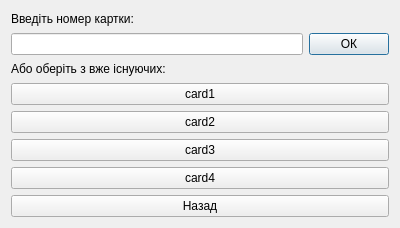
<?xml version="1.0" encoding="UTF-8"?>
<ui version="4.0">
 <class>CardWindow</class>
 <widget class="QDialog" name="CardWindow">
  <property name="geometry">
   <rect>
    <x>0</x>
    <y>0</y>
    <width>400</width>
    <height>228</height>
   </rect>
  </property>
  <property name="windowTitle">
   <string>Dialog</string>
  </property>
  <layout class="QVBoxLayout" name="verticalLayout_2">
   <item>
    <widget class="QLabel" name="enterCardLabel">
     <property name="text">
      <string>Введіть номер картки:</string>
     </property>
    </widget>
   </item>
   <item>
    <layout class="QHBoxLayout" name="horizontalLayout">
     <item>
      <widget class="QLineEdit" name="cardNumEdit"/>
     </item>
     <item>
      <widget class="QPushButton" name="okButton">
       <property name="text">
        <string>ОК</string>
       </property>
      </widget>
     </item>
    </layout>
   </item>
   <item>
    <widget class="QLabel" name="chooseExistingLabel">
     <property name="text">
      <string>Або оберіть з вже існуючих:</string>
     </property>
    </widget>
   </item>
   <item>
    <layout class="QVBoxLayout" name="verticalLayout">
     <item>
      <widget class="QPushButton" name="exCardOneButton">
       <property name="text">
        <string>card1</string>
       </property>
      </widget>
     </item>
     <item>
      <widget class="QPushButton" name="exCardTwoButton">
       <property name="text">
        <string>card2</string>
       </property>
      </widget>
     </item>
     <item>
      <widget class="QPushButton" name="exCardThreeButton">
       <property name="text">
        <string>card3</string>
       </property>
      </widget>
     </item>
     <item>
      <widget class="QPushButton" name="exCardFourButton">
       <property name="text">
        <string>card4</string>
       </property>
      </widget>
     </item>
    </layout>
   </item>
   <item>
    <widget class="QPushButton" name="cancelButton">
     <property name="text">
      <string>Назад</string>
     </property>
    </widget>
   </item>
  </layout>
 </widget>
 <resources/>
 <connections/>
</ui>
